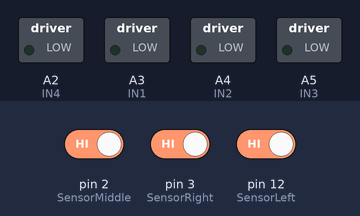
A sketch run on a simulated Arduino Uno, built with avr-gcc and run on an emulated ATmega328P. On the bench: switched loads named in the sketch (green lamp = pin HIGH). The test bench sets the inputs (shaded band); at power-on: pin 3 (SensorRight) HIGH, pin 12 (SensorLeft) HIGH, pin 2 (SensorMiddle) HIGH.

Above: at 1.2 s.
1.3 s: pin 3 (SensorRight) driven LOW
At 2.5 s:
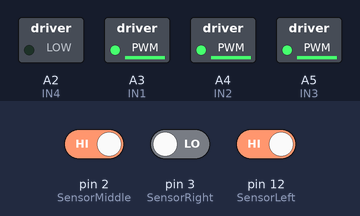
2.8 s: pin 12 (SensorLeft) driven LOW
At 3.03 s:
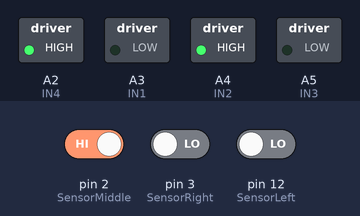
5.8 s: pin 3 (SensorRight) driven HIGH
At 6.5 s:
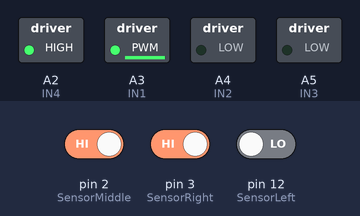
7.3 s: pin 3 (SensorRight) driven LOW
At 7.53 s:
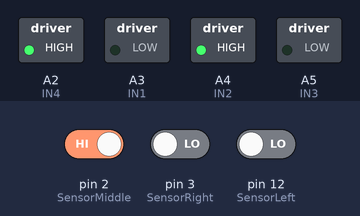
10.3 s: pin 3 (SensorRight) driven HIGH
At 11.2 s:
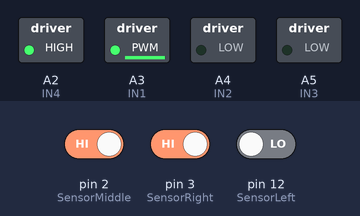
11.8 s: pin 3 (SensorRight) driven LOW and pin 12 (SensorLeft) driven HIGH
At 12.8 s:
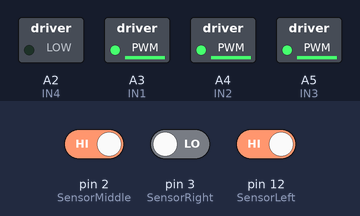
Timing chart, 0 to 14.3 s (numbered marks = the images above; inputs shaded):
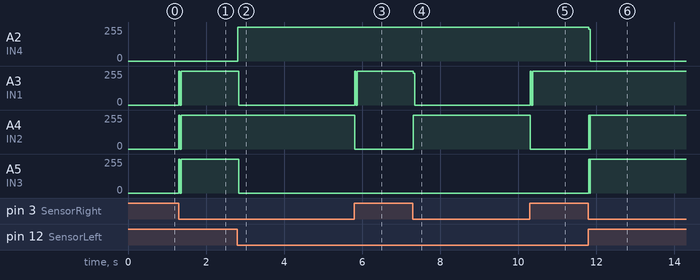

The sketch:

Deteccion_de_linea.ino
```cpp
// Motor A Derecba
int IN1 = A3;
int IN2 = A4;

// Motor B Izquierda

int IN3 = A5;
int IN4 = A2;

bool izq = 0;
bool der = 0;
bool cen = 0;

int velade = 190;
int velman = 100
;
int stp = 50;
int stpsuave = 10;

// Guardar el número de pin de Arduino al que está conectado el pin OUT del sensor
#define SensorLeft    12   // input pin of left sensor
#define SensorMiddle  2   // input pin of middle sensor
#define SensorRight  3   // input pin of right sensor

void setup() {
  // Se indica que ese pin va a utilizarse para recibir información
  pinMode(SensorLeft, INPUT);
  pinMode(SensorMiddle, INPUT);
  pinMode(SensorRight, INPUT);
  // Se activa el monitor serie para mostrar información posteriormente
  Serial.begin(9600);
  // Definimos todos los pines de los motores como salida
  pinMode (IN1, OUTPUT);
  pinMode (IN2, OUTPUT);
  pinMode (IN3, OUTPUT);
  pinMode (IN4, OUTPUT);
}


void loop() {
  // Se lee la información ofrecida por el sensor
  izq = !digitalRead(SensorLeft);
  der = !digitalRead(SensorRight);
  cen = !digitalRead(SensorMiddle);

  if ((!der) and (!cen) and (!izq)) {
    Parar();
  } else if ((!izq) and (cen) and (der)) {
    Izquierda(stpsuave, velman);
  } else if ((!izq) and (!cen) and (der)) {
    Izquierda(stpsuave, velman);
  } else if ((izq) and (!cen) and (der)) {
    Adelante(stp, velade);
  } else if ((izq) and (!cen) and (!der)) {
    Derecha(stpsuave, velman);
  } else if ((izq) and (cen) and (!der)) {
    Derecha(stpsuave, velman);
  } else if ((izq) and (cen) and (der)) {
    Parar();
  }

}


void Adelante(int st, int vel) {
  //Direccion motor A
  digitalWrite (IN2, HIGH);
  digitalWrite (IN1, LOW);
  //Direccion motor B
  digitalWrite (IN4, HIGH);
  digitalWrite (IN3, LOW);
  delay (st);
  Parar();

}

void Atras (int st, int vel) // Mueve para atrás
{
  //Direccion motor A
  digitalWrite (IN1, HIGH);
  digitalWrite (IN2, LOW);
  //Direccion motor B
  digitalWrite (IN3, HIGH);
  digitalWrite (IN4, LOW);
  delay (st);
  Parar();
}


void Derecha (int st, int vel)
{
  //Direccion motor A
  digitalWrite (IN2, LOW);
  digitalWrite (IN1, HIGH);
  //Direccion motor B
  digitalWrite (IN4, HIGH);
  digitalWrite (IN3, LOW);
  delay (st);
  Parar();

}
void Izquierda (int st, int vel)
{
  //Direccion motor A
  digitalWrite (IN1, HIGH);
  digitalWrite (IN2, HIGH);
  //Direccion motor B
  digitalWrite (IN3, HIGH);
  digitalWrite (IN4, LOW);
  delay (st);
  Parar();

}

void Parar() {
 //Direccion motor A
  digitalWrite (IN1, LOW);
  digitalWrite (IN2, LOW);
  //Direccion motor B
  digitalWrite (IN3, LOW);
  digitalWrite (IN4, LOW);
}
  // Si el resultado de ambos sensores es 0 (zona blanca) el robot sigue se para
  /*if(izq == 0 &amp;&amp; der == 0)
  {
    robotParar(); // El robot para

  }
  // Si el izquierdo retorna 0 (zona blanca) y el derecho 1 (negra) el robot gira derecha
  if (izq == 0 &amp;&amp; der == 1)
  {
    robotDerecha();
     // El robot gira a la derecha

  }
  // Si el izquierdo retorna 1 (zona negra) y el derecho 0 (blanca) el robot gira izquierda
  if (izq == 1 &amp;&amp; der == 0)
  {
   robotIzquierda();

  }
  // Si ambos sensores retornan 0 (zona negra) el robot sigue recto
  if (izq == 1 &amp;&amp; der == 1)
  {
    robotAvance(); // El robot avanza
    Serial.println("robot avanza");
  }
*/
```

Measured:
- after the input at 1.3 s, A3 (IN1), A4 (IN2), A5 (IN3): 0/255 → 254/255 at once
- after the input at 2.8 s, A2 (IN4): 0/255 → 255/255 at once; A3 (IN1), A5 (IN3): 254/255 → 0/255 at once; A4 (IN2): 254/255 → 255/255 at once
- after the input at 5.8 s, A3 (IN1): 0/255 → 254/255 at once; A4 (IN2): 255/255 → 0/255 at once
- after the input at 7.3 s, A3 (IN1): 254/255 → 0/255 at once; A4 (IN2): 0/255 → 255/255 at once
- after the input at 10.3 s, A3 (IN1): 0/255 → 254/255 at once; A4 (IN2): 255/255 → 0/255 at once
- after the input at 11.8 s, A2 (IN4): 255/255 → 0/255 at once; A4 (IN2), A5 (IN3): 0/255 → 254/255 at once
